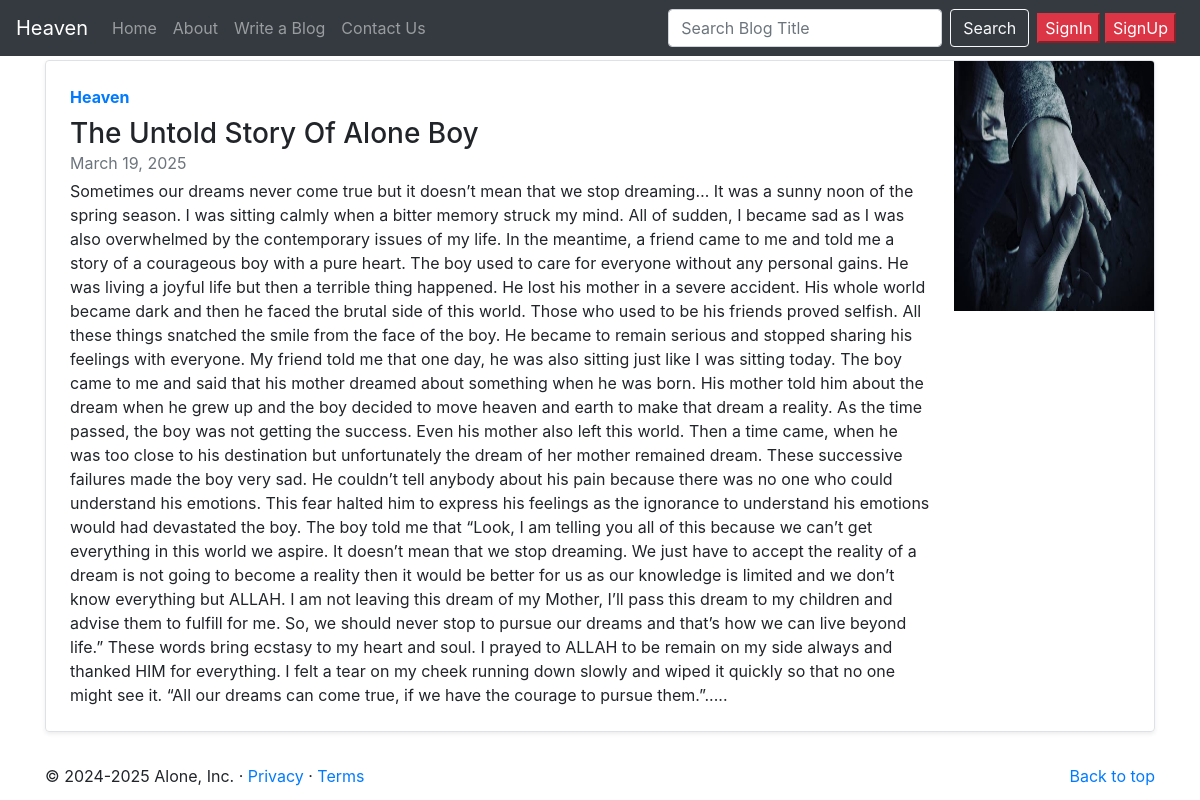
The app's page /read_blog?q=2 with its own data.
### heaven/models.py (models this page shows, shortened)
class Blog(models.Model):
    title = models.CharField(max_length=250)
    date = models.DateField(auto_now_add=True)
    blog_disc = models.TextField()
    blog_cover = models.ImageField(upload_to='media')

### heaven/views.py (the view)
# urls.py: path('read_blog',views.read_blog,name='read_blog'),
def read_blog(request):
    id = request.GET.get('q')
    blog = Blog.objects.filter(id=id)
    return render(request,'heaven/read_blog.html',{'blog':blog})

### heaven/templates/heaven/read_blog.html
{% extends 'heaven/home.html' %}
{% block main %}
<div class="container my-1">
    <div class="row mb-2">
        {% for d in blog %}
        <div class="col-md-12">
            <div
                class="row no-gutters border rounded overflow-hidden flex-md-row mb-4 shadow-sm h-md-250 position-relative">
                <div class="col p-4 d-flex flex-column position-static">
                    <strong class="d-inline-block mb-2 text-primary">Heaven</strong>
                    <h3 class="mb-0">{{ d.title }}</h3>
                    <div class="mb-1 text-muted">{{ d.date }}</div>
                    <p class="card-text mb-auto">{{ d.blog_disc }}.....</p>
                </div>
                <div class="col-auto d-none d-lg-block">
                    <img class="bd-placeholder-img" width="200" height="250" src="{{ d.blog_cover.url }}" alt="">
                </div>
            </div>
        </div>
        {% endfor %}
    </div>
    {% endblock %}

### records on screen
Blog: title "The Untold Story Of Alone Boy", date "March 19, 2025", blog_disc "Sometimes our dreams never come true but it doesn’t mean that we stop dreaming… It was a sunny noon of the spring season. I was sitting calmly when a bitter memory struck my mind. All of sudden, I became sad as I was also overwhelmed by the contemporary issues of my life. In the meantime, a friend came to me and told me a story of a courageous boy with a pure heart. The boy used to care for everyone without any personal gains. He was living a joyful life but then a terrible thing happened. He lost his mother in a severe accident. His whole world became dark and then he faced the brutal side of this world. Those who used to be his friends proved selfish. All these things snatched the smile…", blog_cover (picture)
